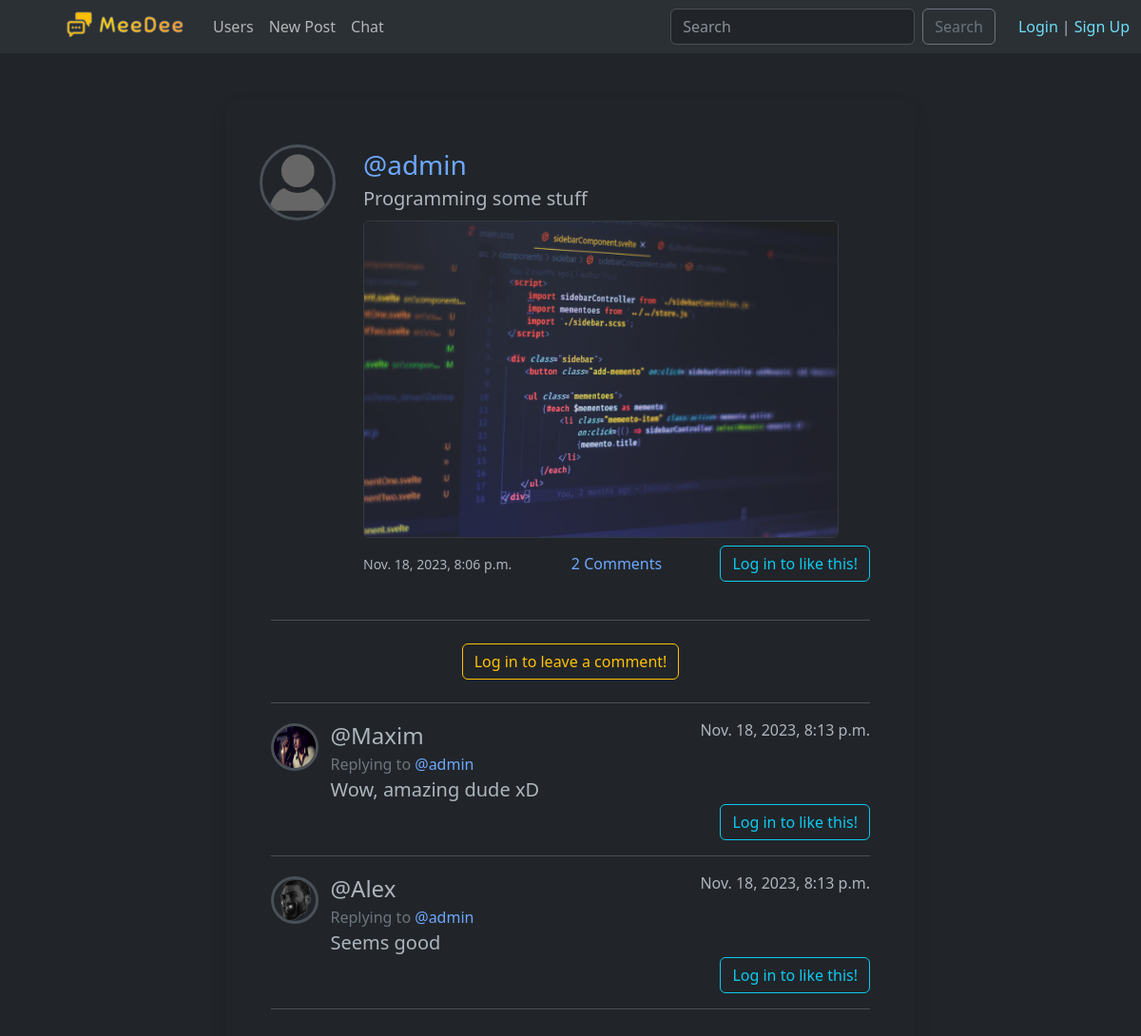
Page /post/51/ on the committed database.
### social/models.py (models this page shows, shortened)
class Post(models.Model):
    image = models.ImageField(upload_to="images", null=True, blank=True)
    text = models.TextField(max_length=300, blank=True)
    author = models.ForeignKey(User, on_delete=models.SET_NULL, null=True, related_name="posts")
    date = models.DateTimeField(auto_now=True)
    likes = models.ManyToManyField(User, related_name="post_like")
    class Meta:
        ordering = ["-date"]

class User(AbstractUser):
    friends = models.ManyToManyField("User", blank=True)
    username = models.CharField(max_length=12)
    email = models.EmailField(unique=True)
    bio = models.TextField(max_length=300, blank=True)
    avatar = models.ImageField(upload_to="images", default="no-avatar.png")
    date_of_birth = models.DateField(null=True, blank=True)
    online_status = models.BooleanField(default=False)
    USERNAME_FIELD = "email"
    REQUIRED_FIELDS = ["username"]

class Comment(models.Model):
    author = models.ForeignKey(User, on_delete=models.SET_NULL, null=True, related_name="comments")
    text = models.TextField(max_length=300)
    post = models.ForeignKey(Post, on_delete=models.CASCADE, related_name="comments")
    likes = models.ManyToManyField(User, related_name="comment_like")
    date = models.DateTimeField(auto_now=True)
    class Meta:
        ordering = ["date"]

### social/views.py (the view, shortened to what this page needs)
# urls.py: path('post/<int:pk>/', views.PostDetailView.as_view(), name='detail-post'),
class PostDetailView(View):
    def get(self, request, pk):
        post = get_object_or_404(Post, id=pk)
        context = {
            "post": post,
            "comment_form": CommentCreateForm,
            "comments": post.comments.all(),
        }
        return render(request, 'social/post_detail.html', context)

### social/templates/social/post_detail.html (shortened to what this page needs)
{% extends "base.html" %}
{% load static %}
{% load crispy_forms_tags %}
{% block body %}
<div class="container mt-5" style="width: 750px;">
    <div class="modal-content  rounded-4 shadow p-5">
        <div>{% include "social/post.html" %}</div>
        <div class='border-bottom pb-4'>
            {% if user.is_authenticated %}
                {% crispy comment_form %}
            {% else %}
            <div class="text-center">
                <a class="btn btn-outline-warning" href="{% url 'login' %}?next={{request.path}}">Log in to leave a comment!</a>
            </div>
            {% endif %}
        </div>
        {% for comment in comments %}
            <div class='border-bottom py-3'>
                <div class='row align-items-center'>
                    <div class="col-1 me-2">
                        <img src="{{ comment.author.avatar.url }}" alt="" class="border border-3 rounded-circle" style="max-width: 50px; min-height: 50px;">
                    </div>
                    <div class="col">
                        <div class='fs-4'>@{{ comment.author.username }}</div>
                        <div class='text-secondary fs-6'>Replying to <a href="" class='text-decoration-none'>@{{ comment.post.author.username }}</a></div>
                    </div>
                    <div class="col align-self-start text-end">
                        {{ comment.date }}
                    </div>
                </div>
                <div class="row">
                    <div class="col-1 me-2"></div>
                    <div class="col fs-5">{{ comment.text }}</div>
                </div>
                <div class="row">
                    <div class='col align-self-end text-end ps-0'>
                        {% if user.is_authenticated %}
                        <form action="{% url 'comment-like' %}" method="POST" class="like-comment" id="{{ comment.id }}">
                            {% csrf_token %}
                            <button type="submit" name="comment_id" value="{{comment.id}}" class="btn btn-link text-decoration-none p-0">
                                {% if comment in user.comment_like.all %}
                                    <div class="text-danger like-btn-{{ comment.id }}">
                                        <span class="ms-1 like-counter{{ comment.id }}">{{ comment.number_of_likes }}</span> <i class="bi bi-heart-fill"></i>
                                    </div>
                                {% else %}
                                    <div class="text-secondary like-btn-{{ comment.id }}">
                                        <span class="ms-1 like-counter{{ comment.id }}">{{ comment.number_of_likes }}</span> <i class="bi bi-heart"></i>
                                    </div>
                                {% endif %}
                            </button>
                        </form>
                        {% else %}
                            <a class="btn btn-outline-info" href="{% url 'login' %}?next={{request.path}}">Log in to like this!</a><br>
                        {% endif %}
                    </div>
                </div>
            </div>
        {% endfor %}
    </div>
</div>
{% endblock %}

### social/templates/social/post.html
{% load static %}
<div class="h-100  justify-content-center border-bottom pb-4 mb-4">
    <div class="" style="min-width: 550px;">
        <div class='row align-items-center mb-3'>
            <div class="col-2 align-self-start px-0">
            {% if post.author.avatar %}
                <img src="{{ post.author.avatar.url }}" alt="" class="border border-3 rounded-circle" style="max-width: 80px; min-height: 80px;">
            {% else %}
                <img src="{% static 'images/no-avatar.png' %}" alt="" class="border border-3 rounded-circle" style="max-width: 80px; min-height: 80px;">
            {% endif %}
            </div>
            <div class="col align-self-start ps-0">
                {% if post.author == request.user %}
                    <div class='d-flex justify-content-between'>
                        <div class='d-inline-flex'><a href="{% url 'profile' post.author.id %}" class='text-decoration-none fs-3'>@{{ post.author.username }}</a></div>
                        <div class='d-inline-flex pt-2'>
                            <form action="" method='POST'>
                                {% csrf_token %}
                                <a class='text-decoration-none text-danger' data-bs-toggle="modal" data-bs-target="#exampleModal{{ post.id }}"  href="">Delete</a>
                            </form>
                            <div class="modal fade" id="exampleModal{{ post.id }}" aria-labelledby="exampleModalLabel" aria-hidden="true">
                                <div class="modal-dialog modal-dialog-centered">
                                    <div class="modal-content">
                                        <div class="modal-header">
                                            <h1 class="modal-title fs-5" id="exampleModalLabel">Delete Post?</h1>
                                            <button type="button" class="btn-close" data-bs-dismiss="modal" aria-label="Close"></button>
                                        </div>
                                        <div class="modal-body">
                                            Are you sure you want to delete this post? This can't be undone and it will be removed from your profile.
                                        </div>
                                        <div class="modal-footer">
                                            <button type="button" class="btn btn-secondary" data-bs-dismiss="modal">Close</button>
                                            <form method="POST" action="{% url 'delete-post' post.id %}">
                                                {% csrf_token %}
                                                <button type="submit" value="DELETE" class="btn btn-danger">Delete</button>
                                            </form>
                                        </div>
                                    </div>
                                </div>
                            </div>
                        </div>
                    </div>
                {% else %}
                    <a href="{% url 'profile' post.author.id %}" class='text-decoration-none fs-3'>@{{ post.author.username }}</a>
                {% endif %}
                <div class="fs-5 mb-2">{{ post.text }}</div>
                <div>
                    {% if post.image %}
                        <img src="{{  post.image.url  }}" alt="" class="border border-dark-subtle rounded w-75" style="min-width: 500px; max-width: 500px; max-height: 600px;">
                    {% endif %}
                </div>
                <div class="row mt-2 align-items-center">
                    <div class="col text-start align-self-center small">{{ post.date }}</div>
                    <div class='col text-center'>
                        <a class='text-decoration-none' href="{% url 'detail-post' post.id %}">{{ post.comments.count }} Comments</a>
                    </div>
                    <div class="col text-end">
                    {% if user.is_authenticated %}
                        <form action="{% url 'post-like' %}" method="POST" class="like-post" id="{{ post.id }}">
                            {% csrf_token %}
                                <button type="submit" name="post_id" value="{{post.id}}" class="btn btn-link text-decoration-none p-0">
                                    {% if post in user.post_like.all %}
                                        <div class="text-danger like-btn-{{ post.id }}">
                                            <span class="me-1 like-counter{{ post.id }}">{{ post.number_of_likes }}</span> <i class="bi bi-heart-fill"></i>
                                        </div>
                                    {% else %}
                                        <div class="text-secondary like-btn-{{ post.id }}">
                                            <span class="me-1 like-counter{{ post.id }}">{{ post.number_of_likes }}</span> <i class="bi bi-heart"></i>
                                        </div>
                                    {% endif %}
                                </button>
                        </form>
                    {% else %}
                        <a class="btn btn-outline-info" href="{% url 'login' %}?next={{request.path}}">Log in to like this!</a><br>
                    {% endif %}
                    </div>
                </div>
            </div>
        </div>
    </div>
</div>

### rows in the picture
Post: author.avatar (placeholder picture), author.username "admin", text "Programming some stuff", image (picture), date "Nov. 18, 2023, 8:06 p.m.", comments.count "2"
Comment: author.avatar (placeholder picture), author.username "Maxim", post.author.username "admin", date "Nov. 18, 2023, 8:13 p.m.", text "Wow, amazing dude xD"
Comment: author.avatar (picture), author.username "Alex", post.author.username "admin", date "Nov. 18, 2023, 8:13 p.m.", text "Seems good"
